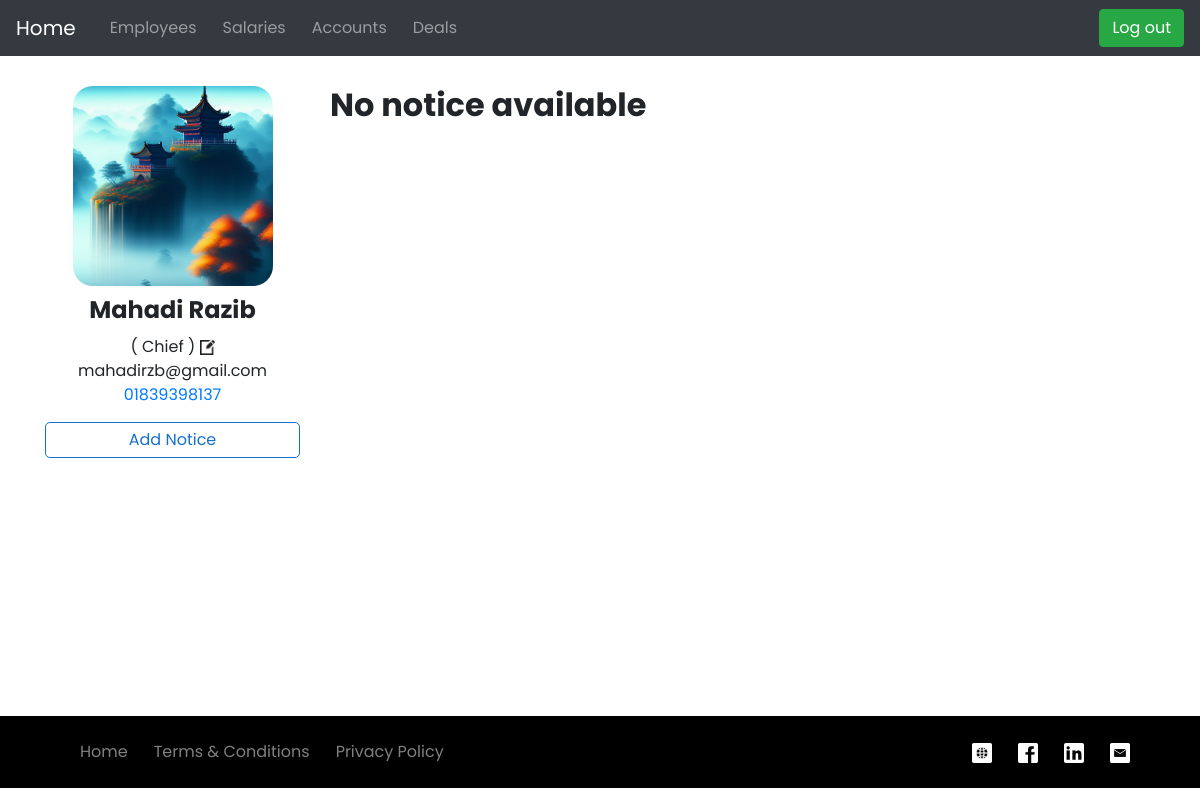
Page /auth/dashboard (signed in) on the committed database.
### userAuth/models.py (models this page shows, shortened)
class userInfo(models.Model):
    user = models.OneToOneField(User, on_delete=models.CASCADE)
    genders = (('male', 'male'), ('female', 'female'), ('other', 'other'))
    roles = (('1', 'Chief'), ('2', 'Moderator'), ('3', 'Human Resource'), ('4', 'Finance'), ('5', 'Office Employee'))
    bloodGroups = (('A+', 'A+'), ('A-', 'A-'), ('B+', 'B+'), ('B-', 'B-'), ('O+', 'O+'), ('O-', 'O-'), ('AB+', 'AB+'), ('AB-', 'AB-'))
    phone = models.CharField(max_length=15)
    gender = models.TextField(choices=genders)
    role = models.TextField(choices=roles, default='5')
    proPic = models.ImageField(blank=True, upload_to='propic')
    fbLink = models.URLField(blank=True)
    bloodGroup = models.CharField(max_length=5, choices=bloodGroups, blank=True)

### dashboard/views.py (the view)
# urls.py: path('', views.dashboardMainView , name='dashboard'),
@login_required
def dashboardMainView(request):
    dict = {}
    if request.user.is_authenticated:
        currentUser = request.user
        dict.update({'myInfo' : currentUser})
        currentUserMoreInfo = userInfo.objects.get(user__pk = currentUser.id)
        dict.update({'myMoreInfo': currentUserMoreInfo})
        notices = notice.objects.filter(user=currentUserMoreInfo)
        dict.update({'notices': notices})
        if (currentUserMoreInfo.role == "1" or currentUserMoreInfo.role == "2"):
            notices = notice.objects.all()
            dict.update({'notices': notices})
            dict.update({"noticeController": True})
        if (currentUserMoreInfo.role == "1" or currentUserMoreInfo.role == "2" or currentUserMoreInfo.role == '3'):
            dict.update({"employeeController": True})
        if (currentUserMoreInfo.role == "1" or currentUserMoreInfo.role == "4"):
            dict.update({"finaceController": True})
    return render(request, 'dashboard/index.html', context=dict)

### templates/dashboard/index.html (shortened to what this page needs)
<!DOCTYPE html>
{% extends 'base.html' %}
{% load static %}
{% block body_block %}
{% if user.is_authenticated %}
<div class="gridContainer container" style="margin-top: 30px; margin-bottom: 30px;">
<div class="row">
    <div class="info col-lg-3 col-md-4 col-sm-12 ">
        <img src="/media/{{ myMoreInfo.proPic }}" alt="Profile Pic" class="proPic">
        <h2> {{ myInfo.first_name }} {{ myInfo.last_name }} </h2>
        <p>
            {% if myMoreInfo.role == '1' %}
                ( Chief )
            {% elif myMoreInfo.role == '2' %}
                ( Moderator )
            {% elif myMoreInfo.role == '3' %}
                ( Human Resource )
            {% elif myMoreInfo.role == '4' %}
                ( Accountant )
            {% else %}
                ( Office Employee )
            {% endif %}
            <a href="{% url 'dashboard:edit_profile' id=myInfo.id %}">
                <img src="{% static 'images/icons/edit.png' %}" alt="edit" width="15px">
            </a>
        </p>
        <p> {{ myInfo.email }} </p>
        <a href="tel:{{ myMoreInfo.phone }}">
            {{ myMoreInfo.phone }}
        </a>
        {% if noticeController %}
            <a href="{% url 'dashboard:createNotice' %}" class="buttonStyle2" >Add Notice</a>
        {% endif %}
    </div>
    <div class="notice  col-lg-9 col-md-8 col-sm-12">
        {% if notices %}
            {% for note in notices %}
            <div class="notices">
                {% if note.needToComplete %}
                    {% if note.completedBy %}
                        <h1 style="color: #787878;"> {{ note.title }} </h1>
                        <p style="color: #787878;"> {{ note.details }} </p>
                        <h3 style="color: #787878;">Dead line: {{ note.deadLine }} </h3>
                    {% else %}
                        <h1> {{ note.title }} </h1>
                        <p> {{ note.details }} </p>
                        <h5>
                            Dead line: {{ note.deadLine }}
                            {% now "Y-m-d" as todays_date %}
                            {% if todays_date > note.deadLine|date:"Y-m-d" %}
                                <span style="color: red;"> ( Dead Line is Over ) </span>
                            {% endif %}
                        </h5>
                        {% if noticeController %}
                            <h5 style="display: inline-block;">
                                for:
                            </h5>
                            {% for user in note.user.all %}
                                <h6 style="display: inline-block;">
                                    {{ user }},
                                </h6>
                            {% endfor %}
                        {% endif %}
                    {% endif %}
                {% else %}
                    <h1> {{ note.title }} </h1>
                    <p> {{ note.details }} </p>
                {% endif %}
                <p>
                    {% if noticeController %}
                    <a href="{% url 'dashboard:edit_notice' id=note.id %}" class="buttonStyle1"> Edit </a>
                    <a href="{% url 'dashboard:delete_notice' id=note.id %}" class="buttonStyle1" onclick="return confirm('Are you sure?')" > Delete </a>
                    {% endif %}
                    {% if note.needToComplete %}
                        {% if note.completedBy %}
                        <a href="{% url 'dashboard:make_incomplete' id=note.id %}" class="buttonStyle3" onclick="return confirm('Are you sure?')">
                            Undo
                        </a>
                        <span>
                            Completed By: {{ note.completedBy }}
                        </span>
                        {% else %}
                        <a href="{% url 'dashboard:make_complete' id=note.id %}" class="buttonStyle1" onclick="return confirm('Are you sure?')" >
                            Complete
                        </a>
                        {% endif %}
                    {% endif %}
                </p>
                <hr>
            </div>
            {% endfor %}
        {% else %}
        <h1>No notice available</h1>
        {% endif %}
    </div>
</div>
</div>
{% endif %}
{% endblock %}

### static/style/style.css (style rules this page uses)
* { font-family: 'Poppins', sans-serif; }
h1, h2, h3, p { margin: 0; }
a { text-decoration: none; }
h1 { font-size: 2rem; font-weight: bold; }
h2 { font-size: 1.5rem; margin: 10px 0; font-weight: bold; }
.proPic { width: 200px; height: 200px; overflow: hidden; object-fit: cover; border-radius: 10%; }
.buttonStyle2 { display: block; text-decoration: none; cursor: pointer; color: rgb(20, 113, 206); padding: 5px 15px; margin: 15px 0; border: 1px solid; border-radius: 5px; }

### templates/dashboard/index.html (style rules this page uses)
.row { min-height: 75vh; }
.info { text-align: center; }
.proPic { width: 200px; height: 200px; overflow: hidden; object-fit: cover; border-radius: 10%; }

### rows in the picture
userInfo: proPic (picture), phone "01839398137"

### other values in the picture
{{ myInfo.first_name }} "Mahadi"
{{ myInfo.last_name }} "Razib"
{{ myInfo.email }} "mahadirzb@gmail.com"
